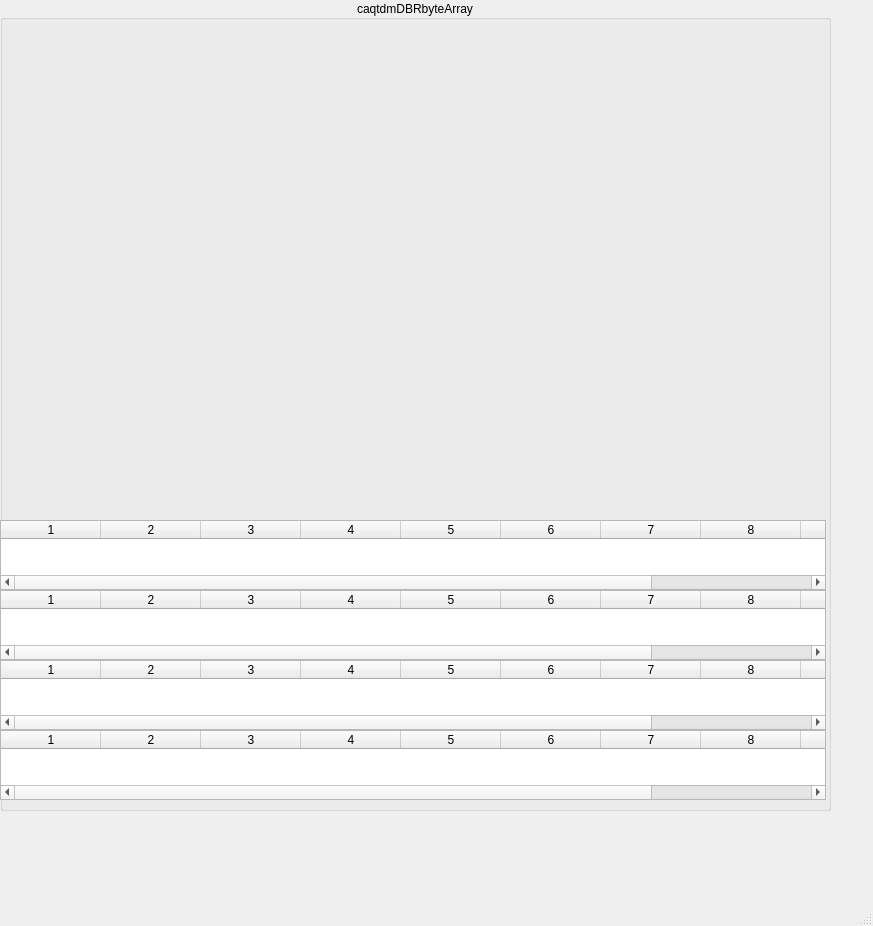
<?xml version="1.0" encoding="UTF-8"?>
<ui version="4.0">
 <class>MainWindow</class>
 <widget class="QMainWindow" name="MainWindow">
  <property name="geometry">
   <rect>
    <x>0</x>
    <y>0</y>
    <width>873</width>
    <height>926</height>
   </rect>
  </property>
  <property name="windowTitle">
   <string>MainWindow</string>
  </property>
  <widget class="QWidget" name="centralwidget">
   <widget class="QGroupBox" name="groupBox_6">
    <property name="geometry">
     <rect>
      <x>0</x>
      <y>0</y>
      <width>831</width>
      <height>811</height>
     </rect>
    </property>
    <property name="autoFillBackground">
     <bool>true</bool>
    </property>
    <property name="title">
     <string>caqtdmDBRbyteArray</string>
    </property>
    <property name="alignment">
     <set>Qt::AlignCenter</set>
    </property>
    <widget class="caCartesianPlot" name="caCartesianPlot_1">
     <property name="geometry">
      <rect>
       <x>0</x>
       <y>20</y>
       <width>359</width>
       <height>228</height>
      </rect>
     </property>
     <property name="sizePolicy">
      <sizepolicy hsizetype="Expanding" vsizetype="Expanding">
       <horstretch>0</horstretch>
       <verstretch>0</verstretch>
      </sizepolicy>
     </property>
     <property name="Title" stdset="0">
      <string notr="true">epics3</string>
     </property>
     <property name="TitleX">
      <string notr="true">index</string>
     </property>
     <property name="TitleY">
      <string notr="true">volts</string>
     </property>
     <property name="channels_1" stdset="0">
      <string notr="true">;epics3://caqtdmDBRbyteArray</string>
     </property>
     <property name="Style_1">
      <enum>caCartesianPlot::FillUnder</enum>
     </property>
     <property name="symbol_1">
      <enum>caCartesianPlot::NoSymbol</enum>
     </property>
     <property name="color_1">
      <color>
       <red>170</red>
       <green>255</green>
       <blue>255</blue>
      </color>
     </property>
     <property name="channels_2" stdset="0">
      <string notr="true"/>
     </property>
     <property name="channels_3" stdset="0">
      <string notr="true"/>
     </property>
     <property name="plotMode">
      <enum>caCartesianPlot::PlotLastNPoints</enum>
     </property>
     <property name="foreground">
      <color>
       <red>218</red>
       <green>218</green>
       <blue>218</blue>
      </color>
     </property>
     <property name="background">
      <color>
       <red>255</red>
       <green>255</green>
       <blue>255</blue>
      </color>
     </property>
     <property name="scaleColor">
      <color>
       <red>0</red>
       <green>0</green>
       <blue>0</blue>
      </color>
     </property>
     <property name="XaxisScaling" stdset="0">
      <enum>caCartesianPlot::Auto</enum>
     </property>
     <property name="YaxisScaling" stdset="0">
      <enum>caCartesianPlot::Auto</enum>
     </property>
     <property name="XaxisLimits">
      <string notr="true">0;1</string>
     </property>
     <property name="YaxisLimits">
      <string>0.01;10</string>
     </property>
     <property name="XaxisEnabled">
      <bool>false</bool>
     </property>
     <property name="XaxisType">
      <enum>caCartesianPlot::linear</enum>
     </property>
     <property name="YAxisType" stdset="0">
      <enum>caCartesianPlot::linear</enum>
     </property>
    </widget>
    <widget class="caCartesianPlot" name="caCartesianPlot_2">
     <property name="geometry">
      <rect>
       <x>0</x>
       <y>250</y>
       <width>359</width>
       <height>228</height>
      </rect>
     </property>
     <property name="sizePolicy">
      <sizepolicy hsizetype="Expanding" vsizetype="Expanding">
       <horstretch>0</horstretch>
       <verstretch>0</verstretch>
      </sizepolicy>
     </property>
     <property name="Title" stdset="0">
      <string notr="true">default</string>
     </property>
     <property name="TitleX">
      <string notr="true">index</string>
     </property>
     <property name="TitleY">
      <string notr="true">volts</string>
     </property>
     <property name="channels_1" stdset="0">
      <string notr="true">;caqtdmDBRbyteArray</string>
     </property>
     <property name="Style_1">
      <enum>caCartesianPlot::FillUnder</enum>
     </property>
     <property name="symbol_1">
      <enum>caCartesianPlot::NoSymbol</enum>
     </property>
     <property name="color_1">
      <color>
       <red>170</red>
       <green>255</green>
       <blue>255</blue>
      </color>
     </property>
     <property name="channels_2" stdset="0">
      <string notr="true"/>
     </property>
     <property name="channels_3" stdset="0">
      <string notr="true"/>
     </property>
     <property name="plotMode">
      <enum>caCartesianPlot::PlotLastNPoints</enum>
     </property>
     <property name="foreground">
      <color>
       <red>218</red>
       <green>218</green>
       <blue>218</blue>
      </color>
     </property>
     <property name="background">
      <color>
       <red>255</red>
       <green>255</green>
       <blue>255</blue>
      </color>
     </property>
     <property name="scaleColor">
      <color>
       <red>0</red>
       <green>0</green>
       <blue>0</blue>
      </color>
     </property>
     <property name="XaxisScaling" stdset="0">
      <enum>caCartesianPlot::Auto</enum>
     </property>
     <property name="YaxisScaling" stdset="0">
      <enum>caCartesianPlot::Auto</enum>
     </property>
     <property name="XaxisLimits">
      <string notr="true">0;1</string>
     </property>
     <property name="YaxisLimits">
      <string>0.01;10</string>
     </property>
     <property name="XaxisEnabled">
      <bool>false</bool>
     </property>
     <property name="XaxisType">
      <enum>caCartesianPlot::linear</enum>
     </property>
     <property name="YAxisType" stdset="0">
      <enum>caCartesianPlot::linear</enum>
     </property>
    </widget>
    <widget class="caCartesianPlot" name="caCartesianPlot_3">
     <property name="geometry">
      <rect>
       <x>380</x>
       <y>20</y>
       <width>359</width>
       <height>228</height>
      </rect>
     </property>
     <property name="sizePolicy">
      <sizepolicy hsizetype="Expanding" vsizetype="Expanding">
       <horstretch>0</horstretch>
       <verstretch>0</verstretch>
      </sizepolicy>
     </property>
     <property name="Title" stdset="0">
      <string notr="true">ca</string>
     </property>
     <property name="TitleX">
      <string notr="true">index</string>
     </property>
     <property name="TitleY">
      <string notr="true">volts</string>
     </property>
     <property name="channels_1" stdset="0">
      <string notr="true">;ca://caqtdmDBRbyteArray</string>
     </property>
     <property name="Style_1">
      <enum>caCartesianPlot::FillUnder</enum>
     </property>
     <property name="symbol_1">
      <enum>caCartesianPlot::NoSymbol</enum>
     </property>
     <property name="color_1">
      <color>
       <red>170</red>
       <green>255</green>
       <blue>255</blue>
      </color>
     </property>
     <property name="channels_2" stdset="0">
      <string notr="true"/>
     </property>
     <property name="channels_3" stdset="0">
      <string notr="true"/>
     </property>
     <property name="plotMode">
      <enum>caCartesianPlot::PlotLastNPoints</enum>
     </property>
     <property name="foreground">
      <color>
       <red>218</red>
       <green>218</green>
       <blue>218</blue>
      </color>
     </property>
     <property name="background">
      <color>
       <red>255</red>
       <green>255</green>
       <blue>255</blue>
      </color>
     </property>
     <property name="scaleColor">
      <color>
       <red>0</red>
       <green>0</green>
       <blue>0</blue>
      </color>
     </property>
     <property name="XaxisScaling" stdset="0">
      <enum>caCartesianPlot::Auto</enum>
     </property>
     <property name="YaxisScaling" stdset="0">
      <enum>caCartesianPlot::Auto</enum>
     </property>
     <property name="XaxisLimits">
      <string notr="true">0;1</string>
     </property>
     <property name="YaxisLimits">
      <string>0.01;10</string>
     </property>
     <property name="XaxisEnabled">
      <bool>false</bool>
     </property>
     <property name="XaxisType">
      <enum>caCartesianPlot::linear</enum>
     </property>
     <property name="YAxisType" stdset="0">
      <enum>caCartesianPlot::linear</enum>
     </property>
    </widget>
    <widget class="caCartesianPlot" name="caCartesianPlot_4">
     <property name="geometry">
      <rect>
       <x>380</x>
       <y>260</y>
       <width>359</width>
       <height>228</height>
      </rect>
     </property>
     <property name="sizePolicy">
      <sizepolicy hsizetype="Expanding" vsizetype="Expanding">
       <horstretch>0</horstretch>
       <verstretch>0</verstretch>
      </sizepolicy>
     </property>
     <property name="Title" stdset="0">
      <string notr="true">pva</string>
     </property>
     <property name="TitleX">
      <string notr="true">index</string>
     </property>
     <property name="TitleY">
      <string notr="true">volts</string>
     </property>
     <property name="channels_1" stdset="0">
      <string notr="true">;pva://caqtdmDBRbyteArray</string>
     </property>
     <property name="Style_1">
      <enum>caCartesianPlot::FillUnder</enum>
     </property>
     <property name="symbol_1">
      <enum>caCartesianPlot::NoSymbol</enum>
     </property>
     <property name="color_1">
      <color>
       <red>170</red>
       <green>255</green>
       <blue>255</blue>
      </color>
     </property>
     <property name="channels_2" stdset="0">
      <string notr="true"/>
     </property>
     <property name="channels_3" stdset="0">
      <string notr="true"/>
     </property>
     <property name="plotMode">
      <enum>caCartesianPlot::PlotLastNPoints</enum>
     </property>
     <property name="foreground">
      <color>
       <red>218</red>
       <green>218</green>
       <blue>218</blue>
      </color>
     </property>
     <property name="background">
      <color>
       <red>255</red>
       <green>255</green>
       <blue>255</blue>
      </color>
     </property>
     <property name="scaleColor">
      <color>
       <red>0</red>
       <green>0</green>
       <blue>0</blue>
      </color>
     </property>
     <property name="XaxisScaling" stdset="0">
      <enum>caCartesianPlot::Auto</enum>
     </property>
     <property name="YaxisScaling" stdset="0">
      <enum>caCartesianPlot::Auto</enum>
     </property>
     <property name="XaxisLimits">
      <string notr="true">0;1</string>
     </property>
     <property name="YaxisLimits">
      <string>0.01;10</string>
     </property>
     <property name="XaxisEnabled">
      <bool>false</bool>
     </property>
     <property name="XaxisType">
      <enum>caCartesianPlot::linear</enum>
     </property>
     <property name="YAxisType" stdset="0">
      <enum>caCartesianPlot::linear</enum>
     </property>
    </widget>
    <widget class="caWaveTable" name="cawavetable">
     <property name="geometry">
      <rect>
       <x>0</x>
       <y>520</y>
       <width>826</width>
       <height>70</height>
      </rect>
     </property>
     <property name="wordWrap">
      <bool>false</bool>
     </property>
     <property name="channel" stdset="0">
      <string notr="true">epics3://caqtdmDBRbyteArray</string>
     </property>
     <property name="numberOfRows">
      <number>0</number>
     </property>
     <property name="numberOfColumns">
      <number>10</number>
     </property>
     <property name="alignment">
      <enum>caWaveTable::Right</enum>
     </property>
     <property name="colorMode">
      <enum>caWaveTable::Alarm</enum>
     </property>
     <property name="precision">
      <number>2</number>
     </property>
     <property name="precisionMode">
      <enum>caWaveTable::User</enum>
     </property>
     <property name="formatType">
      <enum>caWaveTable::decimal</enum>
     </property>
     <column/>
     <column/>
     <column/>
     <column/>
     <column/>
     <column/>
     <column/>
     <column/>
     <column/>
     <column/>
    </widget>
    <widget class="caWaveTable" name="cawavetable_2">
     <property name="geometry">
      <rect>
       <x>0</x>
       <y>590</y>
       <width>826</width>
       <height>70</height>
      </rect>
     </property>
     <property name="wordWrap">
      <bool>false</bool>
     </property>
     <property name="channel" stdset="0">
      <string notr="true">ca://caqtdmDBRbyteArray</string>
     </property>
     <property name="numberOfRows">
      <number>0</number>
     </property>
     <property name="numberOfColumns">
      <number>10</number>
     </property>
     <property name="alignment">
      <enum>caWaveTable::Right</enum>
     </property>
     <property name="colorMode">
      <enum>caWaveTable::Alarm</enum>
     </property>
     <property name="precision">
      <number>2</number>
     </property>
     <property name="precisionMode">
      <enum>caWaveTable::User</enum>
     </property>
     <property name="formatType">
      <enum>caWaveTable::decimal</enum>
     </property>
     <column/>
     <column/>
     <column/>
     <column/>
     <column/>
     <column/>
     <column/>
     <column/>
     <column/>
     <column/>
    </widget>
    <widget class="caWaveTable" name="cawavetable_3">
     <property name="geometry">
      <rect>
       <x>0</x>
       <y>660</y>
       <width>826</width>
       <height>70</height>
      </rect>
     </property>
     <property name="wordWrap">
      <bool>false</bool>
     </property>
     <property name="channel" stdset="0">
      <string notr="true">caqtdmDBRbyteArray</string>
     </property>
     <property name="numberOfRows">
      <number>0</number>
     </property>
     <property name="numberOfColumns">
      <number>10</number>
     </property>
     <property name="alignment">
      <enum>caWaveTable::Right</enum>
     </property>
     <property name="colorMode">
      <enum>caWaveTable::Alarm</enum>
     </property>
     <property name="precision">
      <number>2</number>
     </property>
     <property name="precisionMode">
      <enum>caWaveTable::User</enum>
     </property>
     <property name="formatType">
      <enum>caWaveTable::decimal</enum>
     </property>
     <column/>
     <column/>
     <column/>
     <column/>
     <column/>
     <column/>
     <column/>
     <column/>
     <column/>
     <column/>
    </widget>
    <widget class="caWaveTable" name="cawavetable_4">
     <property name="geometry">
      <rect>
       <x>0</x>
       <y>730</y>
       <width>826</width>
       <height>70</height>
      </rect>
     </property>
     <property name="wordWrap">
      <bool>false</bool>
     </property>
     <property name="channel" stdset="0">
      <string notr="true">pva://caqtdmDBRbyteArray</string>
     </property>
     <property name="numberOfRows">
      <number>0</number>
     </property>
     <property name="numberOfColumns">
      <number>10</number>
     </property>
     <property name="alignment">
      <enum>caWaveTable::Right</enum>
     </property>
     <property name="colorMode">
      <enum>caWaveTable::Alarm</enum>
     </property>
     <property name="precision">
      <number>2</number>
     </property>
     <property name="precisionMode">
      <enum>caWaveTable::User</enum>
     </property>
     <property name="formatType">
      <enum>caWaveTable::decimal</enum>
     </property>
     <column/>
     <column/>
     <column/>
     <column/>
     <column/>
     <column/>
     <column/>
     <column/>
     <column/>
     <column/>
    </widget>
   </widget>
  </widget>
  <widget class="QMenuBar" name="menubar">
   <property name="geometry">
    <rect>
     <x>0</x>
     <y>0</y>
     <width>873</width>
     <height>19</height>
    </rect>
   </property>
  </widget>
  <widget class="QStatusBar" name="statusbar"/>
 </widget>
 <customwidgets>
  <customwidget>
   <class>caCartesianPlot</class>
   <extends>QFrame</extends>
   <header>caCartesianPlot</header>
  </customwidget>
  <customwidget>
   <class>caWaveTable</class>
   <extends>QTableWidget</extends>
   <header>caWaveTable</header>
  </customwidget>
 </customwidgets>
 <resources/>
 <connections/>
</ui>
